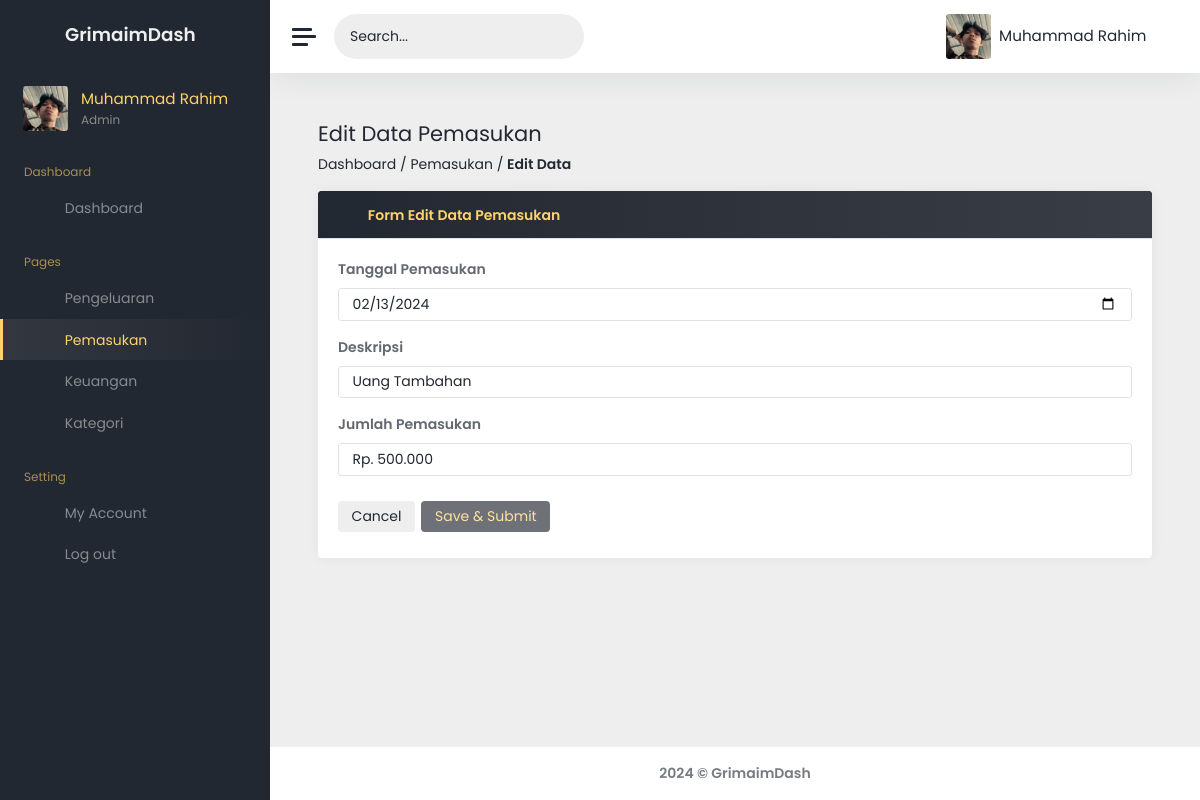
The page /pemasukan/ID=4/edit-data (signed in) on the database its author committed.
### models/models.py (models this page shows, shortened)
class User(db.Model, UserMixin):
    userID = db.Column(db.Integer, primary_key=True, autoincrement=True)
    username = db.Column(db.String(50), nullable=False)
    fullname = db.Column(db.String(100), nullable=False)
    password = db.Column(db.String(100), nullable=False)
    userPicture = db.Column(db.String(1000), nullable=False, default=DEFAULT_IMAGE)

class Pemasukan(db.Model):
    pemasukanID = db.Column(db.Integer, primary_key=True, autoincrement=True)
    userID = db.Column(db.Integer, db.ForeignKey("user.userID"), nullable=False)
    tanggalPemasukan = db.Column(db.Date, nullable=False)
    deskripsiPemasukan = db.Column(db.String(255), nullable=False)
    jumlahPemasukan = db.Column(db.Float, nullable=False)

### app.py (the view)
@app.route("/pemasukan/ID=<int:pemasukanID>/edit-data", methods=["GET", "POST"])
@login_required
def editPemasukan(pemasukanID):
    pemasukan = Pemasukan.query.get(pemasukanID)
    current_date = datetime.today().strftime("%Y-%m-%d")
    if request.method == "POST":
        tanggalPemasukan_str = request.form.get("tanggalPemasukan")
        tanggalPemasukan = datetime.strptime(tanggalPemasukan_str, "%Y-%m-%d").date()
        deskripsiPemasukan = request.form.get("deskripsiPemasukan")
        jumlahPemasukan = float(
            request.form.get("jumlahPemasukan").replace("Rp. ", "").replace(".", "")
        )
        pemasukan.tanggalPemasukan = tanggalPemasukan
        pemasukan.deskripsiPemasukan = deskripsiPemasukan
        pemasukan.jumlahPemasukan = jumlahPemasukan
        db.session.commit()
        flash(f"Data pemasukan dengan ID: { pemasukanID } berhasil diupdate", "success")
        return redirect(url_for("pemasukan"))
    else:
        userInfo = get_userInfo(current_user.username)
        kategori_list = Kategori.query.all()
        return render_template(
            "pemasukan/editPemasukan.html",
            userInfo=userInfo,
            kategori_list=kategori_list,
            pemasukan=pemasukan,
            current_date=current_date,
        )

### app.py (called while the page is built)
@login_manager.user_loader
def loader_user(userID):
    return User.query.get(userID)

### helpers/helpers.py (called while the page is built, shortened)
def get_userInfo(username):
    user = User.query.filter_by(username=username).first()
    if user:
        user_info = {
            "userID": user.userID,
            "username": user.username,
            "fullname": user.fullname,
            "password": user.password,  # Note: Handle password carefully and consider not exposing it in the frontend
            "userPicture": user.userPicture
        }
    return user_info

### templates/pemasukan/editPemasukan.html (shortened to what this page needs)
<!DOCTYPE html>
<html lang="en" data-theme="light">
<head>
	<link href="/static/assets/font-awesome-pro/css/all.min.css" rel="stylesheet" />
	<link href="/static/assets/admin-kit/css/css-adminkit.css" rel="stylesheet" />
	<link href="/static/css/style.css" rel="stylesheet" />
</head>
<body>
	<div class="wrapper">
		<nav id="sidebar" class="sidebar js-sidebar">
			<div class="sidebar-content js-simplebar">
				<a class="sidebar-brand" href="#">
          <i class="fa-duotone fa-waves-sine me-2"></i> <span class="align-self-center">GrimaimDash</span>
        </a>
				<div class="sidebar-profile">
          <img src="{{ url_for('static', filename='images/profiles/' + current_user.userPicture) }}" class="rounded" height="45" width="45" alt="Profile Picture">
						<div class="profile-name">
							<span class="fullname">{{ userInfo.fullname }}</span>
							<span class="job">Admin</span>
						</div>
				</div>
				<ul class="sidebar-nav">
          <li class="sidebar-header">
						Dashboard
					</li>
					<li class="sidebar-item">
						<a class="sidebar-link" href="/dashboard">
              <i class="align-middle fa-duotone fa-grid-horizontal sidebar-icon"></i> <span class="align-middle">Dashboard</span>
            </a>
					</li>
					<li class="sidebar-header">
						Pages
					</li>
					<li class="sidebar-item">
						<a class="sidebar-link" href="/pengeluaran">
              <i class="align-middle fa-duotone fa-chart-line-down sidebar-icon"></i> <span class="align-middle">Pengeluaran</span>
            </a>
					</li>
					<li class="sidebar-item active">
						<a class="sidebar-link" href="/pemasukan">
              <i class="align-middle fa-duotone fa-chart-line-up sidebar-icon"></i> <span class="align-middle">Pemasukan</span>
            </a>
					</li>
					<li class="sidebar-item">
						<a class="sidebar-link" href="/keuangan">
              <i class="align-middle fa-duotone fa-money-bill-transfer sidebar-icon"></i> <span class="align-middle">Keuangan</span>
            </a>
					</li>
          <li class="sidebar-item">
						<a class="sidebar-link" href="/kategori">
              <i class="align-middle fa-duotone fa-cart-shopping-fast sidebar-icon"></i> <span class="align-middle">Kategori</span>
            </a>
					</li>
					<li class="sidebar-header">
						Setting
					</li>
					<li class="sidebar-item">
						<a class="sidebar-link" href="/account/{{ userInfo.username }}">
              <i class="align-middle fa-duotone fa-gears sidebar-icon"></i> <span class="align-middle">My Account</span>
            </a>
					</li>
					<li class="sidebar-item">
						<a class="sidebar-link" href="/logout">
              <i class="align-middle fa-duotone fa-arrow-right-from-bracket sidebar-icon"></i> <span class="align-middle">Log out</span>
            </a>
					</li>
				</ul>
			</div>
		</nav>
		<div class="main">
			<nav class="navbar navbar-expand">
				<a class="sidebar-toggle js-sidebar-toggle">
          <i class="hamburger align-self-center"></i>
        </a>
				<div class="sidebar-search">
					<input type="text" placeholder="Search..." id="searchInput">
					<button type="submit"><i class="fa-duotone fa-magnifying-glass"></i></button>
				</div>
				<div class="sidebar-mode">
					<button type="button" data-theme-toggle aria-label="Change to light theme">
					</button>
				</div>
				<div class="navbar-profile dropdown" onclick="toggleDropdown(this)">
					<a class="dropbtn">
						<img src="{{ url_for('static', filename='images/profiles/' + current_user.userPicture) }}" class="rounded" height="45" width="45" alt="Profile Picture">
						<span class="d-none d-sm-inline-block fullname">{{ userInfo["fullname"] }}</span>
						<i class="fa-duotone fa-caret-down d-none d-sm-inline-block"></i>
					</a>
				</div>
			</nav>
			<main class="content">
				<div class="container-fluid p-0">
					<div class="row">
						<div class="col-12">
							<div class="pages-header">
								<h1 class="h3 mb-2">Edit Data Pemasukan</h1>
								<p>
                  <a href="/dashboard" class="text-decoration-none">Dashboard</a> /
                  <a href="/pemasukan" class="text-decoration-none">Pemasukan</a> /
                  <strong>Edit Data</strong>
                </p>
							</div>
						</div>
					</div>
          <div class="row">
            <div class="col-12">
              <div class="card card-table">
                <div class="card-header">
                  <h5><i class="fa-duotone fa-table me-2"></i>Form Edit Data Pemasukan</h5>
                </div>
                <div class="card-body">
                  <form method="POST" action="" id="myForm">
										<div class="mb-3">
											<label class="form-label"><strong>Tanggal Pemasukan</strong></label>
											<input type="date" class="form-control" placeholder="Masukan Tanggal Pemasukan" value="{{ pemasukan.tanggalPemasukan }}" name="tanggalPemasukan">
										</div>
										<div class="mb-3">
											<label class="form-label"><strong>Deskripsi</strong></label>
											<input type="text" class="form-control" placeholder="Masukan Deskripsi" value="{{ pemasukan.deskripsiPemasukan }}" name="deskripsiPemasukan">
										</div>
										<div class="mb-3">
											<label class="form-label"><strong>Jumlah Pemasukan</strong></label>
											<input type="text" class="form-control" placeholder="Rp. 0" name="jumlahPemasukan" oninput="formatCurrency(this)" value="Rp. {{ '{:,.0f}'.format(pemasukan.jumlahPemasukan).replace(',', '.') }}">
										</div>
										<div class="button-grp">
											<a href="/pemasukan" type="button" class="btn aero-btn-close">Cancel</a>
											<button type="submit" class="btn aero-btn-submit" disabled>Save & Submit</button>
										</div>
									</form>
                </div>
              </div>
            </div>
          </div>
				</div>
			</main>
			<footer class="footer">
				<div class="container-fluid">
					<div class="row text-muted d-flex">
						<div class="col-12 text-center">
							<p class="mb-0">
								<a class="text-muted text-decoration-none" href="https://www.instagram.com/aiiimmmm._" target="_blank"><strong>2024 &copy; GrimaimDash</strong></a>
							</p>
						</div>
					</div>
				</div>
			</footer>
		</div>
	</div>
</body>
</html>

### rows shown on the page
User: userPicture (picture), fullname "Muhammad Rahim"
Pemasukan: tanggalPemasukan "02/13/2024", deskripsiPemasukan "Uang Tambahan", jumlahPemasukan "Rp. 500.000"
